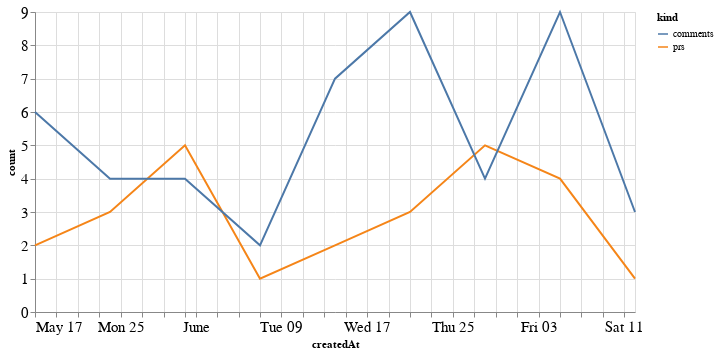

Notebook cell for this chart:
### Code cell
alt.Chart(total_time, width=600).mark_line().encode(
    x='createdAt',
    y='count',
    color='kind'
)

### Figure 1 — Vega-Lite specification as saved in the notebook (floating-point values rounded to 4 significant figures)
{"config": {"axisLeft": {"labelFontSize": 15}, "axisBottom": {"labelFontSize": 15}}, "data": {"name": "data-1b71f4a9bd32c52507d09fcd936e6dbd"}, "mark": "line", "encoding": {"color": {"type": "nominal", "field": "kind"}, "x": {"type": "temporal", "field": "createdAt"}, "y": {"type": "quantitative", "field": "count"}}, "width": 600, "$schema": "https://vega.github.io/schema/vega-lite/v4.8.1.json", "datasets": {"data-1b71f4a9bd32c52507d09fcd936e6dbd": [{"createdAt": "2020-05-17T00:00:00", "kind": "prs", "count": 2}, {"createdAt": "2020-05-24T00:00:00", "kind": "prs", "count": 3}, {"createdAt": "2020-05-31T00:00:00", "kind": "prs", "count": 5}, {"createdAt": "2020-06-07T00:00:00", "kind": "prs", "count": 1}, {"createdAt": "2020-06-14T00:00:00", "kind": "prs", "count": 2}, {"createdAt": "2020-06-21T00:00:00", "kind": "prs", "count": 3}, {"createdAt": "2020-06-28T00:00:00", "kind": "prs", "count": 5}, {"createdAt": "2020-07-05T00:00:00", "kind": "prs", "count": 4}, {"createdAt": "2020-07-12T00:00:00", "kind": "prs", "count": 1}, {"createdAt": "2020-05-17T00:00:00", "kind": "comments", "count": 6}, {"createdAt": "2020-05-24T00:00:00", "kind": "comments", "count": 4}, {"createdAt": "2020-05-31T00:00:00", "kind": "comments", "count": 4}, {"createdAt": "2020-06-07T00:00:00", "kind": "comments", "count": 2}, {"createdAt": "2020-06-14T00:00:00", "kind": "comments", "count": 7}, {"createdAt": "2020-06-21T00:00:00", "kind": "comments", "count": 9}, {"createdAt": "2020-06-28T00:00:00", "kind": "comments", "count": 4}, {"createdAt": "2020-07-05T00:00:00", "kind": "comments", "count": 9}, {"createdAt": "2020-07-12T00:00:00", "kind": "comments", "count": 3}]}}
